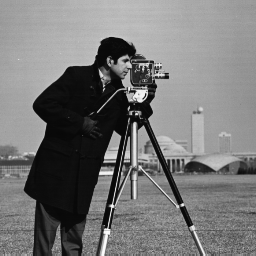
#> input picture Lab5/cameraman.tif, 256 x 256 px; its folder holds 4 pictures in this run
$ jupyter execute --allow-errors 'lab#5.ipynb'
#> lines starting #> are read from the running program, lines starting #| are printed output that depends on the picture
[cell 1]
import numpy as np
from matplotlib import pyplot as plt
from matplotlib.pyplot import imread
from scipy import ndimage
import math

from skimage import color
from skimage import io
from skimage import morphology as skim
from skimage.measure import label, regionprops

#> (a cell that did not finish here is left out)

#> (a cell that did not finish here is left out)

#> (a cell that did not finish here is left out)

#> (a cell that did not finish here is left out)

#> (a cell that did not finish here is left out)

#> (a cell that did not finish here is left out)

#> (a cell that did not finish here is left out)

#> (a cell that did not finish here is left out)

#> (a cell that did not finish here is left out)

#> (a cell that did not finish here is left out)

#> (a cell that did not finish here is left out)

#> (a cell that did not finish here is left out)

[cell 14]
img11old = plt.imread('cameraman.tif')
#> img11old is the input picture: shape (256, 256); min 7, max 253, mean 118.7

footprint = skim.diamond(1)

print(footprint)

g_i = img11old - skim.erosion(img11old, footprint)
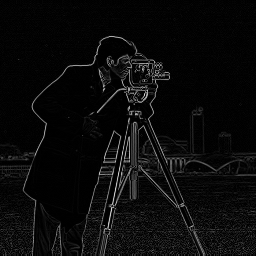
#> g_i: shape (256, 256); min 0, max 215, mean 10.7
g_e = skim.dilation(img11old, footprint) - img11old
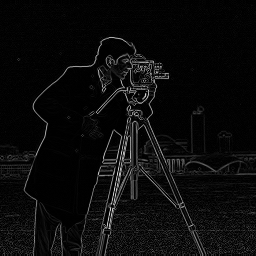
#> g_e: shape (256, 256); min 0, max 215, mean 11.2

g = g_i + g_e
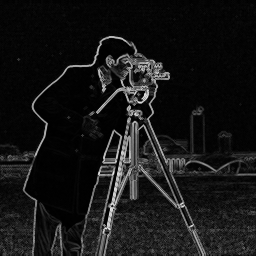
#> g: shape (256, 256); min 0, max 231, mean 22

fig, (ax1, ax2, ax3, ax4) = plt.subplots(1, 4)

fig.set_figheight(15)
fig.set_figwidth(15)

for axe in fig.get_axes():
    axe.axis('off')

ax1.imshow(img11old, cmap='gray')
ax2.imshow(g_i, cmap='gray')
ax3.imshow(g_e, cmap='gray')
ax4.imshow(g, cmap='gray')

plt.show()
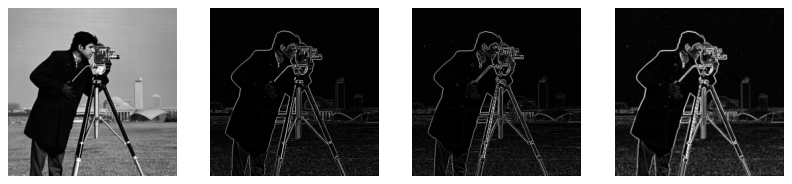
#> figure drawn by matplotlib, 4 panels

[cell 15]
img12old = plt.imread('rice.png')
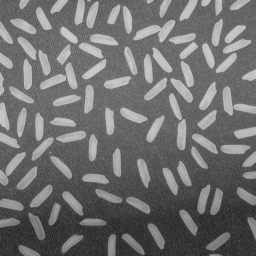
#> input picture Lab5/rice.png, 256 x 256 px
#> img12old is the input picture: shape (256, 256) float32; min 0.157, max 0.8, mean 0.436

foot = skim.disk(40)

f = img12old - skim.opening(img12old, footprint=foot)
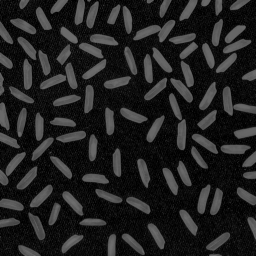
#> f: shape (256, 256) float32; min 0, max 0.443, mean 0.13

fig, (ax1, ax2) = plt.subplots(1, 2)

fig.set_figheight(15)
fig.set_figwidth(15)

for axe in fig.get_axes():
    axe.axis('off')

ax1.imshow(img12old, cmap='gray')
ax2.imshow(f, cmap='gray')

plt.show()
